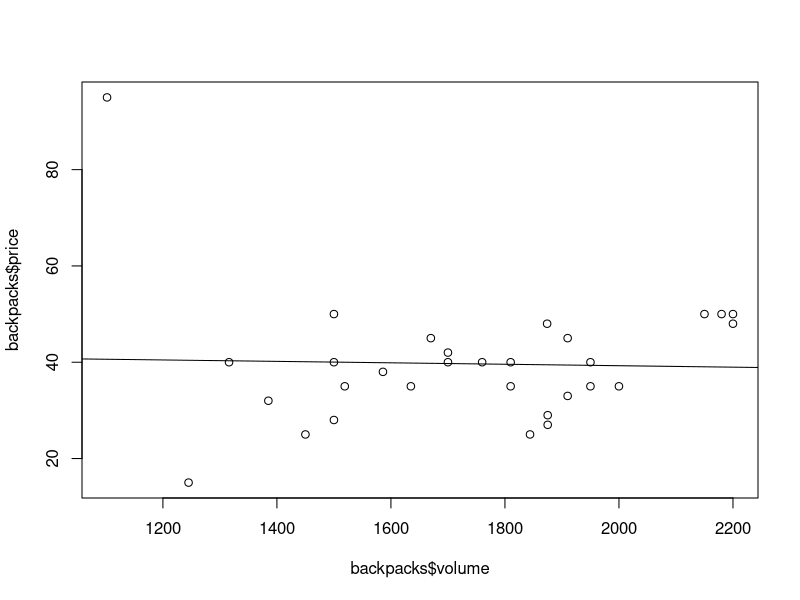

Here is the R script that generated this plot:

setwd("/opt/Code/My/R-Tests/regression/midterm")
backpacks <- read.table("Backpacks.txt", header = TRUE)
bplm = lm(backpacks$price~backpacks$volume)
summary(bplm)

plot(backpacks$volume, backpacks$price)
abline(bplm)

# predict for a given value of x, with a confidence interval
newx<-list(volume=2000)
predict(bplm, newdata=newx, interval="confidence",level=.95)

#predict interval
predict(bplm, newdata=newx, interval="predict",level=.95)

